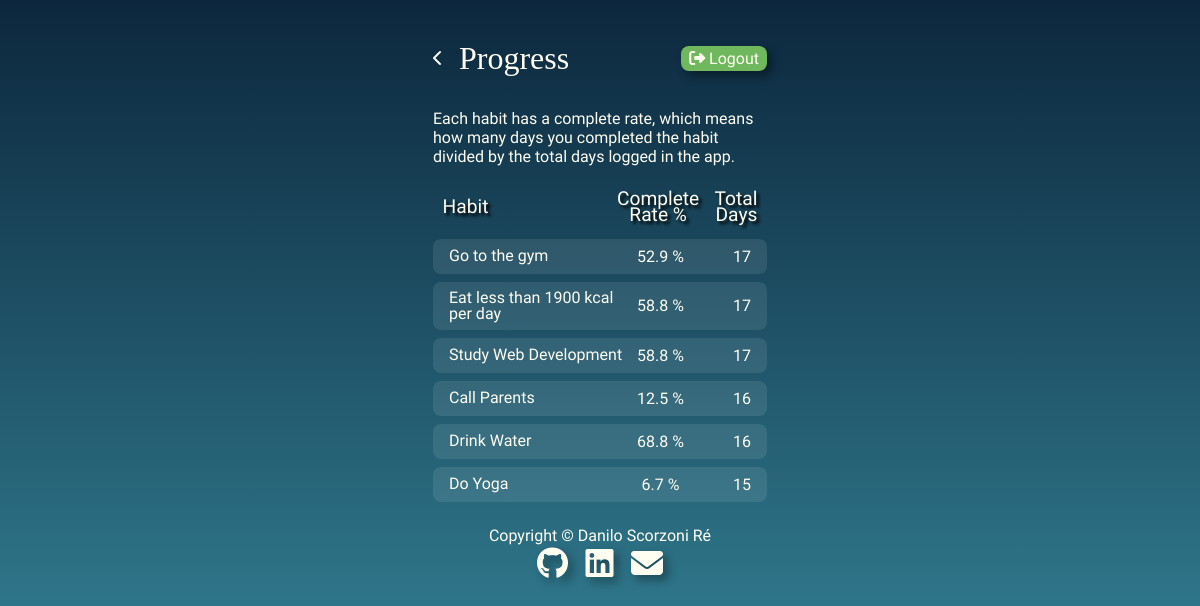
The app's page /progress/ (signed in) with its own data.
### app/models.py (models this page shows, shortened)
class Habit(models.Model):
    user = models.ForeignKey(User, on_delete = models.CASCADE)
    name = models.CharField(max_length = 255)
    description = models.TextField()
    frequency = models.CharField(max_length = 100)
    goal = models.IntegerField()
    date_start = models.DateField()
    active = models.BooleanField(default = True)

### app/views.py (the view)
# urls.py: path('progress/', views.ProgressCheck.as_view(), name='progress')
class ProgressCheck(View):
    def get(self, request):
        if request.user.is_authenticated:
            user_habits = Habit.objects.filter(user = request.user)
            habits_logs = HabitLog.objects.filter(habit__in = user_habits).values('habit__name', 'status').annotate(count = Count('id')).order_by()
            habits_output = []
            for habit in user_habits:
                habit_output = {}
                single_habit = habits_logs.filter(habit__name = habit.name)
                for row in single_habit:
                    if row['status'] == False:
                        habit_output['name'] = row['habit__name']
                        habit_output['status_false'] = row['count']
                    else:
                        habit_output['name'] = row['habit__name']
                        habit_output['status_true'] = row['count']
                if 'status_false' not in habit_output:
                    habit_output['total_days'] = habit_output['status_true']
                    habit_output['complete_rate'] = 100
                elif 'status_true' not in habit_output:
                    habit_output['total_days'] = habit_output['status_false']
                    habit_output['complete_rate'] = 0
                else:
                    habit_output['total_days'] = habit_output['status_false'] + habit_output['status_true']
                    habit_output['complete_rate'] = round(float(habit_output['status_true'] / habit_output['total_days'])*100,1)
                habits_output.append(habit_output)
            return render(request, 'progress_check.html', {'habits': habits_output})
        else:
            return redirect('index')

### templates/progress_check.html
{% extends "base_internal.html" %}
{% block content %}
<header class="new-habit-header">
    <div>
    <a href="{% url 'habits' %}" class="back-icon"><i class="fa-solid fa-chevron-left"></i></a>
    <h2>Progress</h2>
    </div>
    <a href=" {% url 'logout' %}" class="logout-button"><i class="fa-solid fa-right-from-bracket"></i> Logout</a>
</header>
<main class="habits-main">
    {% if habits %}
    <p class="progress-explanation">
        Each habit has a complete rate, which means how many days you completed the habit divided by the total days logged in the app.
    </p>
    <div class="progress-list">
        <div class="progress-habit-header">
            <p class="progress-name">Habit</p>
            <p class="progress-complete">Complete Rate %</p>
            <p class="progress-days">Total Days</p>
        </div>
        {% for habit in habits %}
            <div class="progress-habit">
            <p class="progress-name">{{ habit.name }}</p>
            <p class="progress-complete">{{ habit.complete_rate }} %</p>
            <p class="progress-days">{{ habit.total_days }}</p>
            </div>
        {% endfor %}
    </div>
    {% else %}
    <p class="progress-explanation">You need to add habits to check progress in this page.</p>
    {% endif %}
</main>
{% endblock content %}

### app/static/style.css (style rules this page uses)
* { margin: 0; padding: 0; box-sizing: border-box; font-family: 'Mukta', sans-serif; font-weight: 200; --primary-color: #0C273D; --primary-sub-color: #3b91a4; --contrast-color: #70B85D; --contrast-color-darker: #5b964d; --neutral-color: #FFFEF1; --neutral-color-darker: #cbcbc6; }
body { display: flex; flex-direction: column; align-items: center; min-height: 100vh; background: var(--primary-color); background: -webkit-linear-gradient(to bottom, var(--primary-color), var(--primary-sub-color)); background: linear-gradient(to bottom, var(--primary-color), var(--primary-sub-color)); color: var(--neutral-color); margin-top: 1rem; }
.habits-main { width: 350px; padding: 0.5rem; }
.new-habit-header { width: 350px; border-radius: 0.5rem; padding: 0.5rem; margin: 1rem; display: flex; justify-content: space-between; align-items: center; }
.new-habit-header div { display: flex; align-items: center; }
.new-habit-header h2 { font-family: 'Playfair Display', serif; font-size: 2rem; }
.back-icon { color: var(--neutral-color); text-decoration: none; margin-right: 1rem; }
.logout-button { text-decoration: none; cursor: pointer; background-color: var(--contrast-color); padding: 0.2rem 0.5rem 0.2rem 0.5rem; color: var(--neutral-color); border-radius: 0.5rem; box-shadow: 5px 5px 10px #0303035e; }
.progress-explanation { line-height: 1.2rem; }
.progress-list { margin-top: 1rem; display: flex; flex-direction: column; gap: 0.5rem; justify-content: space-between; }
.progress-habit-header { padding: 0.5rem 0.6rem 0.5rem 0.6rem; display: flex; align-items: center; justify-content: space-between; border-radius: 0.5rem; font-size: 1.2rem; font-weight: 400; text-shadow: 3px 3px 3px #000000; line-height: 1rem; }
.progress-habit { padding: 0.5rem 1rem 0.5rem 1rem; display: flex; align-items: center; justify-content: space-between; background-color: rgba(255, 255, 255, 0.092); border-radius: 0.5rem; }
.progress-name { flex: 3; line-height: 1rem; }
.progress-complete { flex: 1; text-align: center; }
.progress-days { flex: 1; text-align: right; }

### records on screen
Habit: name "Go to the gym", complete_rate "52.9", total_days "17"
Habit: name "Eat less than 1900 kcal per day", complete_rate "58.8", total_days "17"
Habit: name "Study Web Development", complete_rate "58.8", total_days "17"
Habit: name "Call Parents", complete_rate "12.5", total_days "16"
Habit: name "Drink Water", complete_rate "68.8", total_days "16"
Habit: name "Do Yoga", complete_rate "6.7", total_days "15"
